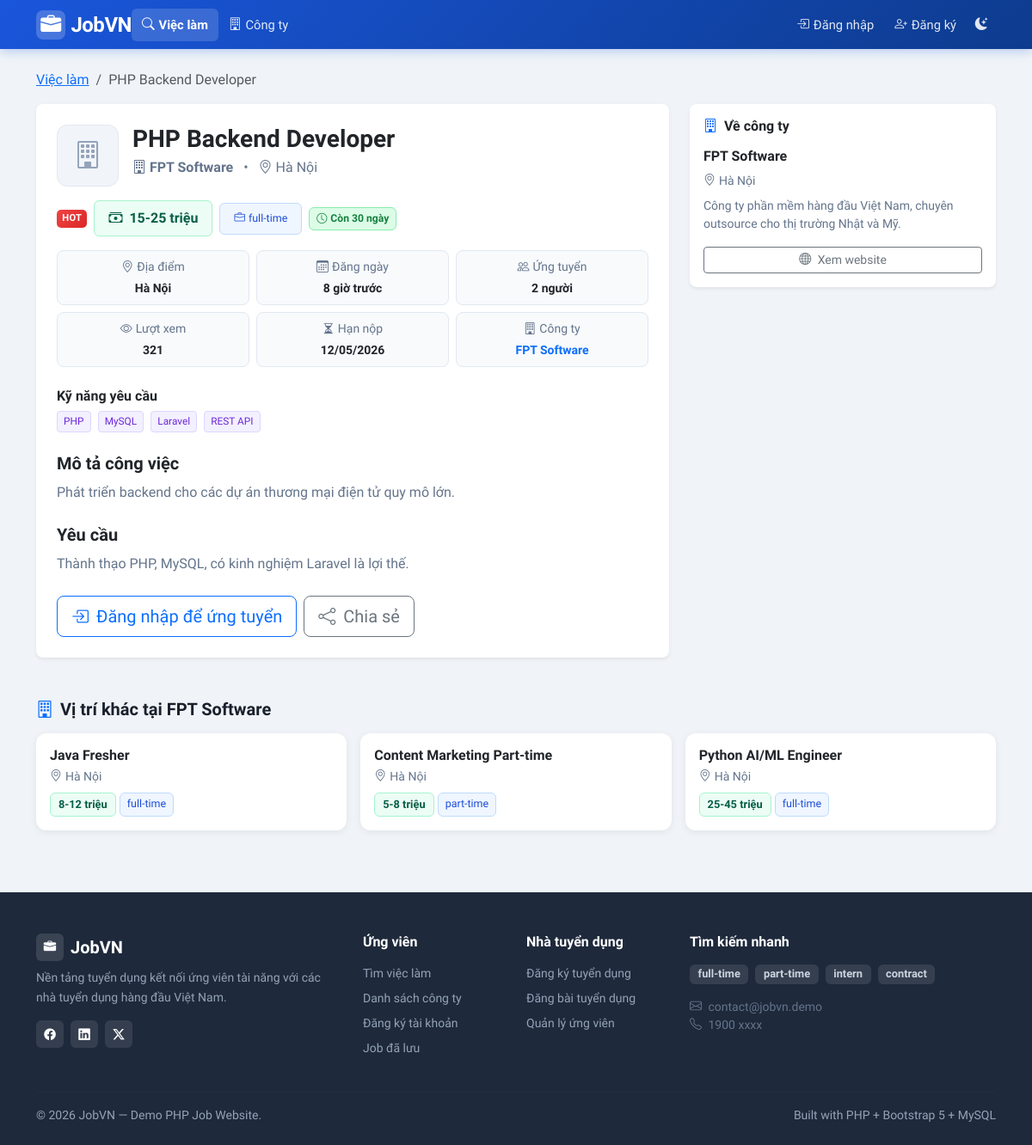
Page /index.php?page=job_detail&id=1 on the committed database.
### tables this page shows
CREATE TABLE jobs (
    id INT AUTO_INCREMENT PRIMARY KEY,
    company_id INT NOT NULL,
    employer_id INT NOT NULL,                    
    title VARCHAR(200) NOT NULL,
    description TEXT NOT NULL,
    requirements TEXT NULL,
    location VARCHAR(200) NULL,
    salary_min INT NULL,                         
    salary_max INT NULL,                         
    job_type ENUM('full-time','part-time','intern','contract') NOT NULL DEFAULT 'full-time',
    is_active TINYINT(1) NOT NULL DEFAULT 1,
    is_hot TINYINT(1) NOT NULL DEFAULT 0,        
    views INT NOT NULL DEFAULT 0,                
    expired_at DATETIME NULL,                    
    category VARCHAR(50) NOT NULL DEFAULT 'Công nghệ thông tin',   
    tags VARCHAR(300) NULL,                      
    created_at DATETIME NOT NULL DEFAULT CURRENT_TIMESTAMP,
    FOREIGN KEY (company_id) REFERENCES companies(id) ON DELETE CASCADE,
    FOREIGN KEY (employer_id) REFERENCES users(id) ON DELETE CASCADE
);

CREATE TABLE companies (
    id INT AUTO_INCREMENT PRIMARY KEY,
    owner_id INT NOT NULL,                       
    name VARCHAR(200) NOT NULL,
    description TEXT NULL,
    location VARCHAR(200) NULL,
    website VARCHAR(200) NULL,
    logo VARCHAR(255) NULL,                      
    created_at DATETIME NOT NULL DEFAULT CURRENT_TIMESTAMP,
    UNIQUE KEY uq_company_owner (owner_id),      
    FOREIGN KEY (owner_id) REFERENCES users(id) ON DELETE CASCADE
);

### src/pages/job_detail.php (the view, shortened to what the rows shown need)
<?php
$id = (int)($_GET['id'] ?? 0);
$stmt = db()->prepare("
    SELECT j.*, c.name AS company_name, c.description AS company_desc,
           c.website AS company_site, c.logo AS company_logo,
           c.location AS company_location, c.id AS company_id
    FROM jobs j JOIN companies c ON c.id = j.company_id
    WHERE j.id = ?
");
$stmt->execute([$id]);
$j = $stmt->fetch();
$isSaved = false;
$hasApplied = false;
$relatedStmt = db()->prepare("
    SELECT * FROM jobs
    WHERE company_id = ? AND id != ? AND is_active = 1
    ORDER BY created_at DESC LIMIT 3
");
$relatedStmt->execute([$j['company_id'], $id]);
$relatedJobs = $relatedStmt->fetchAll();
$j['views'] = ($j['views'] ?? 0) + 1;
require __DIR__ . '/../layout/header.php';
?>
<nav aria-label="breadcrumb" class="mb-3">
    <ol class="breadcrumb small">
        <li class="breadcrumb-item"><a href="<?= e(url('jobs')) ?>">Việc làm</a></li>
        <li class="breadcrumb-item active"><?= e($j['title']) ?></li>
    </ol>
</nav>
<div class="row g-4">
    <div class="col-md-8">
        <div class="card border-0 shadow-sm rounded-3">
            <div class="card-body p-4">
                <div class="d-flex gap-3 align-items-start mb-3">
                    <?php if ($j['company_logo']): ?>
                        <img src="/uploads/logos/<?= e($j['company_logo']) ?>"
                             alt="<?= e($j['company_name']) ?>"
                             style="width:72px;height:72px;object-fit:contain;border-radius:12px;border:1px solid #e2e8f0;padding:6px;background:#fff;flex-shrink:0">
                    <?php else: ?>
                        <div style="width:72px;height:72px;border-radius:12px;border:1px solid #e2e8f0;
                                    background:#f1f5f9;display:flex;align-items:center;justify-content:center;
                                    color:#94a3b8;font-size:2rem;flex-shrink:0">
                        </div>
                    <?php endif; ?>
                    <div>
                        <h3 class="fw-700 mb-1"><?= e($j['title']) ?></h3>
                        <div class="text-muted">
                            <i class="bi bi-building me-1"></i><strong><?= e($j['company_name']) ?></strong>
                            <span class="mx-2">•</span>
                            <i class="bi bi-geo-alt me-1"></i><?= e($j['location']) ?>
                        </div>
                    </div>
                </div>
                <div class="d-flex flex-wrap gap-2 mb-3 align-items-center">
                    <?php if ($j['is_hot']): ?>
                        <span class="badge-hot">HOT</span>
                    <?php endif; ?>
                    <span class="badge-salary fs-6 px-3 py-2">
                        <i class="bi bi-cash-stack me-1"></i>
                        <?= e(format_salary($j['salary_min'], $j['salary_max'])) ?>
                    </span>
                    <span class="badge-type px-3 py-2">
                        <i class="bi bi-briefcase me-1"></i><?= e($j['job_type']) ?>
                    </span>
                    <?= deadline_badge($j['expired_at'] ?? null) ?>
                </div>
                <div class="row g-2 mb-4">
                    <div class="col-6 col-md-4">
                        <div class="rounded-3 p-2 text-center" style="background:#f8fafc;border:1px solid #e2e8f0">
                            <div class="text-muted small mb-1"><i class="bi bi-geo-alt me-1"></i>Địa điểm</div>
                            <div class="fw-600 small"><?= e($j['location'] ?: 'Không rõ') ?></div>
                        </div>
                    </div>
                    <div class="col-6 col-md-4">
                        <div class="rounded-3 p-2 text-center" style="background:#f8fafc;border:1px solid #e2e8f0">
                            <div class="text-muted small mb-1"><i class="bi bi-calendar3 me-1"></i>Đăng ngày</div>
                            <div class="fw-600 small"><?= time_ago($j['created_at']) ?></div>
                        </div>
                    </div>
                    <div class="col-6 col-md-4">
                    </div>
                    <div class="col-6 col-md-4">
                    </div>
                    <?php if ($j['expired_at']): ?>
                    <div class="col-6 col-md-4">
                        <div class="rounded-3 p-2 text-center" style="background:#f8fafc;border:1px solid #e2e8f0">
                            <div class="text-muted small mb-1"><i class="bi bi-hourglass-split me-1"></i>Hạn nộp</div>
                            <div class="fw-600 small"><?= date('d/m/Y', strtotime($j['expired_at'])) ?></div>
                        </div>
                    </div>
                    <?php endif; ?>
                    <div class="col-6 col-md-4">
                        <div class="rounded-3 p-2 text-center" style="background:#f8fafc;border:1px solid #e2e8f0">
                            <div class="fw-600 small">
                                <a href="<?= e(url('company_detail', ['id' => $j['company_id']])) ?>"
                                   class="text-decoration-none text-primary">
                                    <?= e(mb_strimwidth($j['company_name'], 0, 20, '...')) ?>
                                </a>
                            </div>
                        </div>
                    </div>
                </div>
                <?php if (!empty($j['tags'])): ?>
                  <div class="mb-4">
                    <h6 class="fw-600 mb-2">Kỹ năng yêu cầu</h6>
                    <div class="d-flex flex-wrap gap-2">
                      <?php foreach(explode(',', $j['tags']) as $tag): ?>
                        <a href="<?= e(url('jobs', ['q' => trim($tag)])) ?>"
                           class="badge-tag text-decoration-none"><?= e(trim($tag)) ?></a>
                      <?php endforeach; ?>
                    </div>
                  </div>
                <?php endif; ?>
                <h5 class="fw-600 mb-2">Mô tả công việc</h5>
                <div class="text-secondary mb-4" style="line-height:1.7">
                    <?= nl2br(e($j['description'])) ?>
                </div>
                <?php if ($j['requirements']): ?>
                    <h5 class="fw-600 mb-2">Yêu cầu</h5>
                    <div class="text-secondary mb-4" style="line-height:1.7">
                        <?= nl2br(e($j['requirements'])) ?>
                    </div>
                <?php endif; ?>
                <div class="d-flex gap-2 align-items-center flex-wrap">
                    <?php if ($u && $u['role'] === 'user'): ?>
                        <?php if ($hasApplied): ?>
                            <button class="btn btn-secondary btn-lg" disabled>
                                <i class="bi bi-check-circle me-1"></i> Đã ứng tuyển
                            </button>
                        <?php else: ?>
                            <a href="<?= e(url('user/apply', ['job_id' => $j['id']])) ?>"
                               class="btn btn-primary btn-lg px-4">
                                <i class="bi bi-send me-1"></i> Ứng tuyển ngay
                            </a>
                        <?php endif; ?>
                        <form method="post">
                            <input type="hidden" name="action" value="toggle_save">
                            <button class="btn btn-lg <?= $isSaved ? 'btn-danger' : 'btn-outline-danger' ?>">
                                <i class="bi bi-heart<?= $isSaved ? '-fill' : '' ?> me-1"></i>
                                <?= $isSaved ? 'Bỏ lưu' : 'Lưu job' ?>
                            </button>
                        </form>
                    <?php elseif (!$u): ?>
                        <a href="<?= e(url('login')) ?>" class="btn btn-outline-primary btn-lg">
                        </a>
                    <?php endif; ?>
                    <div class="dropdown">
                    </div>
                </div>
            </div>
        </div>
    </div>
    <div class="col-md-4">
        <div class="card border-0 shadow-sm rounded-3 sticky-top" style="top:20px">
            <div class="card-body p-3">
                <h6 class="fw-600 mb-3">
                    <i class="bi bi-building me-2 text-primary"></i>Về công ty
                </h6>
                <div class="d-flex gap-2 align-items-center mb-2">
                    <h6 class="fw-600 mb-0">
                    <a href="<?= e(url('company_detail', ['id' => $j['company_id']])) ?>"
                       class="text-decoration-none text-dark">
                        <?= e($j['company_name']) ?>
                    </a>
                </h6>
                </div>
                <?php if ($j['company_location']): ?>
                    <div class="small text-muted mb-2">
                        <i class="bi bi-geo-alt me-1"></i><?= e($j['company_location']) ?>
                    </div>
                <?php endif; ?>
                <?php if ($j['company_desc']): ?>
                    <p class="small text-secondary mb-3"><?= e(mb_strimwidth($j['company_desc'], 0, 200, '...')) ?></p>
                <?php endif; ?>
                <?php if ($j['company_site']): ?>
                    <a href="<?= e($j['company_site']) ?>" target="_blank" class="btn btn-outline-secondary btn-sm w-100">
                        <i class="bi bi-globe me-1"></i> Xem website
                    </a>
                <?php endif; ?>
            </div>
        </div>
    </div>
</div>
<?php if ($relatedJobs): ?>
<div class="mt-5">
    <h5 class="fw-700 mb-3">
        <i class="bi bi-building me-2 text-primary"></i>Vị trí khác tại <?= e($j['company_name']) ?>
    </h5>
    <div class="row g-3">
        <?php foreach ($relatedJobs as $r): ?>
            <div class="col-md-4">
                <div class="card job-card border-0 h-100">
                    <div class="card-body p-3">
                        <h6 class="fw-600 mb-1">
                            <a href="<?= e(url('job_detail', ['id' => $r['id']])) ?>"
                               class="text-decoration-none text-dark">
                                <?= e($r['title']) ?>
                            </a>
                        </h6>
                        <div class="text-muted small mb-2">
                            <i class="bi bi-geo-alt me-1"></i><?= e($r['location'] ?: 'Không xác định') ?>
                        </div>
                        <div class="d-flex flex-wrap gap-1">
                            <span class="badge-salary"><?= e(format_salary($r['salary_min'], $r['salary_max'])) ?></span>
                            <span class="badge-type"><?= e($r['job_type']) ?></span>
                        </div>
                    </div>
                </div>
            </div>
        <?php endforeach; ?>
    </div>
</div>
<?php endif; ?>
<?php require __DIR__ . '/../layout/footer.php';

### src/helpers.php (shortened to what the rows shown need)
<?php
function e($v): string
{
    return htmlspecialchars((string)$v, ENT_QUOTES, 'UTF-8');
}
function url(string $page, array $params = []): string
{
    $params = array_merge(['page' => $page], $params);
    return BASE_URL . '?' . http_build_query($params);
}
function format_salary(?int $min, ?int $max): string
{
    if ($min && $max) return $min . '-' . $max . ' triệu';
    return 'Đến ' . $max . ' triệu';
}
function time_ago(string $datetime): string
{
    $diff = time() - strtotime($datetime);
    if ($diff < 86400)     return (int)($diff / 3600) . ' giờ trước';
    return date('d/m/Y', strtotime($datetime));
}
function deadline_badge(?string $expiredAt): string
{
    $diff = (int)ceil((strtotime($expiredAt) - time()) / 86400);
    return '<span class="badge-deadline normal"><i class="bi bi-clock me-1"></i>Còn ' . $diff . ' ngày</span>';
}

### rows in the picture
jobs: title "PHP Backend Developer", company.name "FPT Software", location "Hà Nội", format_salary($j['salary_min'], $j['salary_max']) "15-25 triệu", job_type "full-time", expired_at "30", created_at "8 giờ trước", expired_at "12/05/2026", tags "PHP", tags "MySQL", tags "Laravel", tags "REST API", description "Phát triển backend cho các dự án thương mại điện tử quy mô lớn.", requirements "Thành thạo PHP, MySQL, có kinh nghiệm Laravel là lợi thế.", company.location "Hà Nội", company.description "Công ty phần mềm hàng đầu Việt Nam, chuyên outsource cho thị trường Nhật và Mỹ."
jobs: title "Java Fresher", location "Hà Nội", format_salary($r['salary_min'], $r['salary_max']) "8-12 triệu", job_type "full-time"
jobs: title "Content Marketing Part-time", location "Hà Nội", format_salary($r['salary_min'], $r['salary_max']) "5-8 triệu", job_type "part-time"
jobs: title "Python AI/ML Engineer", location "Hà Nội", format_salary($r['salary_min'], $r['salary_max']) "25-45 triệu", job_type "full-time"

### other values in the picture
$appCount "2"
format_views($j['views']) "321"
$t "full-time"
$t "part-time"
$t "intern"
$t "contract"
